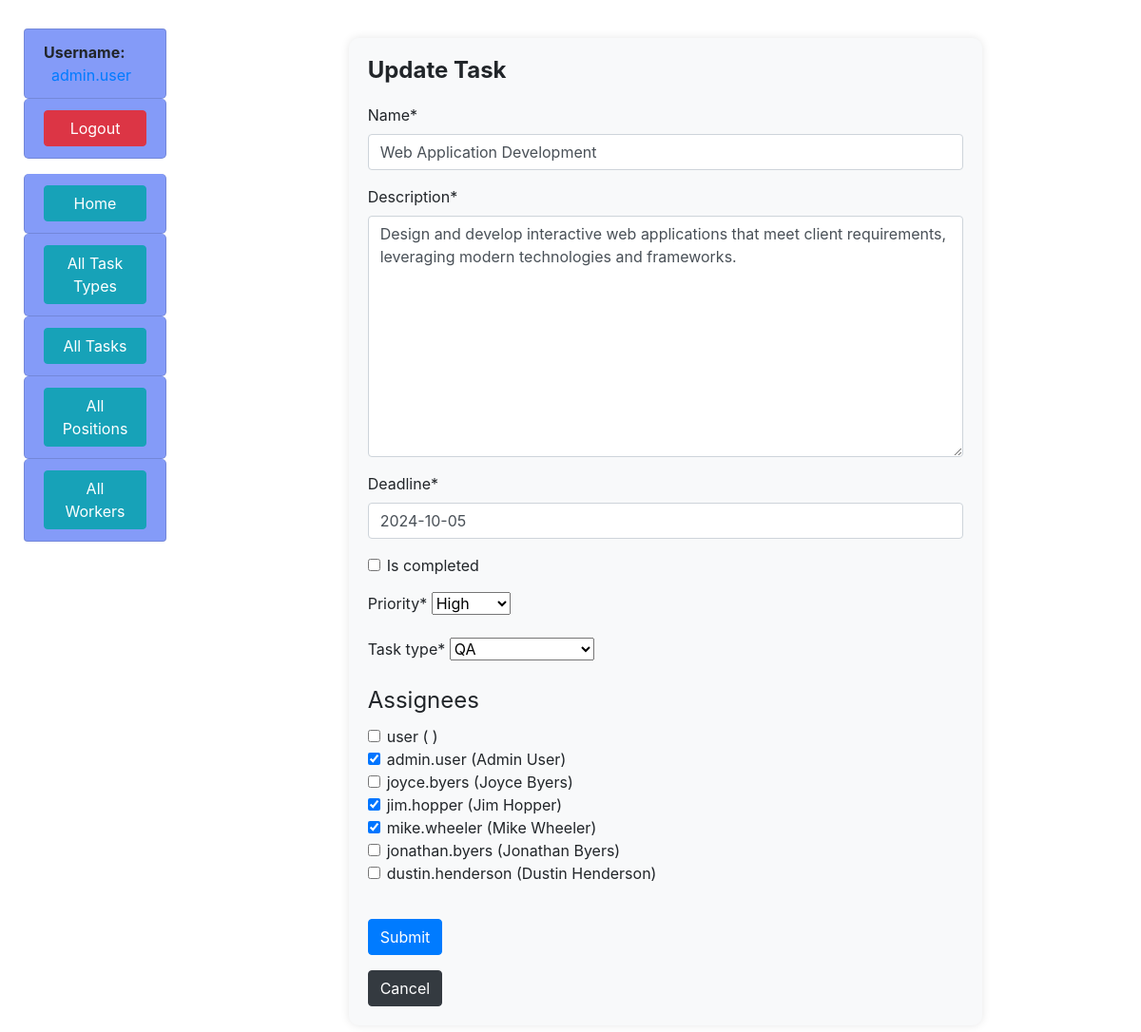
The page /tasks/2/update/ (signed in) on the database its author committed.
### task/models.py (models this page shows, shortened)
class Worker(AbstractUser):
    position = models.ForeignKey(
        "Position",
        on_delete=models.CASCADE,
        related_name="workers",
        blank=True,
        null=True
    )
    class Meta:
        ordering = ["position"]
        verbose_name = "worker"
        verbose_name_plural = "workers"
    def __str__(self):
        return f"{self.username} ({self.first_name} {self.last_name})"
    def get_absolute_url(self):
        return reverse("task:worker-detail", kwargs={"pk": self.pk})

class Task(models.Model):
    PRIORITY_CHOICES = [
        ("urgent", "Urgent"),
        ("high", "High"),
        ("medium", "Medium"),
        ("low", "Low"),
    ]
    name = models.CharField(max_length=255)
    description = models.TextField()
    deadline = models.DateField()
    is_completed = models.BooleanField()
    priority = models.CharField(
        choices=PRIORITY_CHOICES, default="medium", max_length=10
    )
    task_type = models.ForeignKey(
        TaskType, on_delete=models.SET_NULL, related_name="tasks", null=True
    )
    assignees = models.ManyToManyField(
        settings.AUTH_USER_MODEL, related_name="tasks"
    )
    class Meta:
        ordering = ["is_completed", "priority"]
    def get_absolute_url(self):
        return reverse("task:task-detail", kwargs={"pk": self.pk})

class TaskType(models.Model):
    name = models.CharField(max_length=255, unique=True)
    class Meta:
        verbose_name = "task type"
        verbose_name_plural = "task types"
    def __str__(self):
        return self.name

### task/views.py (the view, shortened to what this page needs)
class TaskUpdateView(LoginRequiredMixin, generic.UpdateView):
    model = Task
    form_class = TaskForm

### task/forms.py (shortened to what this page needs)
class TaskForm(forms.ModelForm):
    class Meta:
        model = Task
        fields = "__all__"
    deadline = forms.DateField(
        error_messages={
            "invalid": "Enter a valid date in the format: YYYY-MM-DD"
        }
    )
    assignees = forms.ModelMultipleChoiceField(
        queryset=get_user_model().objects.all(),
        widget=forms.CheckboxSelectMultiple,
        required=False
    )

### templates/task/task_form.html (shortened to what this page needs)
{% extends "base.html" %}
{% load crispy_forms_filters %}
{% block content %}
  <div class="row justify-content-center">
    <div class="col-md-8 form-container">
      <h1 class="form-title">{{ object|yesno:"Update,Create" }} Task</h1>
      <form action="" method="post" novalidate>
        {{ form|crispy }}
        <input type="submit" value="Submit" class="btn btn-primary submit-button">
      </form>
      {% if object %}
        <a href="{{ task.get_absolute_url }}" class="btn btn-dark mt-3">Cancel</a>
      {% else %}
        <a href="{% url 'task:task-list' %}" class="btn btn-dark mt-3">Cancel</a>
      {% endif %}
    </div>
  </div>
{% endblock %}

### templates/includes/sidebar.html (shortened to what this page needs)
<ul class="list-group sidebar-nav sticky-sidebar">
  {% if user.is_authenticated %}
    <li class="list-group-item sidebar-bg-color">
      <span class="font-weight-bold">Username:</span>
      <a href="{{ user.get_absolute_url }}" class="ml-2">{{ user.username }}</a>
    </li>
    <li class="list-group-item sidebar-bg-color mb-3">
      <a href="{% url 'logout' %}" class="btn btn-danger btn-block">Logout</a>
    </li>
  {% endif %}
  <li class="list-group-item sidebar-bg-color">
    <a href="{% url 'task:index' %}" class="btn btn-info btn-block">Home</a>
  </li>
  <li class="list-group-item sidebar-bg-color">
    <a href="{% url 'task:task-type-list' %}" class="btn btn-info btn-block">All Task Types</a>
  </li>
  <li class="list-group-item sidebar-bg-color">
    <a href="{% url 'task:task-list' %}" class="btn btn-info btn-block">All Tasks</a>
  </li>
  <li class="list-group-item sidebar-bg-color">
    <a href="{% url 'task:position-list' %}" class="btn btn-info btn-block">All Positions</a>
  </li>
  <li class="list-group-item sidebar-bg-color">
    <a href="{% url 'task:worker-list' %}" class="btn btn-info btn-block">All Workers</a>
  </li>
</ul>

### static/css/styles.css (style rules this page uses)
body { margin-top: 20px; }
.sidebar-bg-color { background-color: rgb(132, 155, 248); }
.list-group-item { border-radius: 5px; }
.sticky-sidebar { position: sticky; top: 0; z-index: 1; padding: 10px; }
.form-container { background-color: #f8f9fa; padding: 20px; border-radius: 10px; box-shadow: 0 0 10px rgba(0, 0, 0, 0.1); margin-top: 20px; margin-bottom: 20px; }
.form-title { font-size: 24px; font-weight: bold; margin-bottom: 20px; }
.submit-button { margin-top: 20px; }

### rows shown on the page
Worker: username "admin.user"
Task: name "Web Application Development", description "Design and develop interactive web applications that meet client requirements, leveraging modern technologies and frameworks.", deadline "2024-10-05", priority "High", task_type "QA"

### other values the page prints
{{ object|yesno:"Update,Create" }} "Update"
